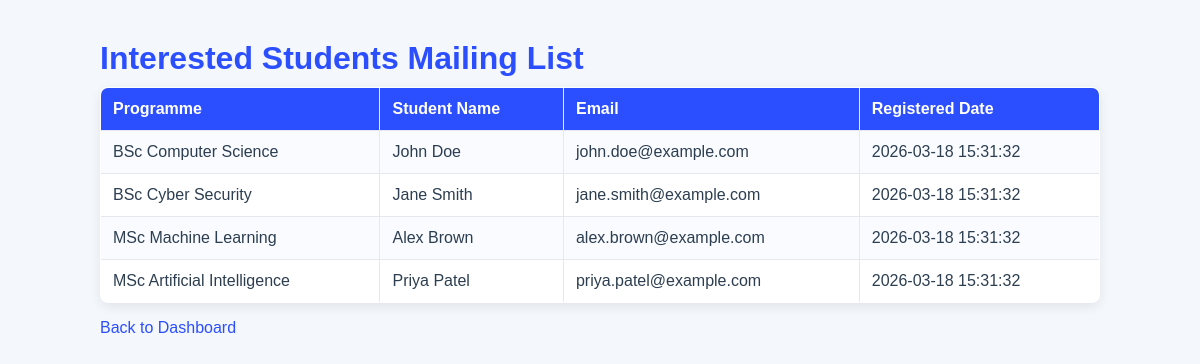
The app's page /admin/students.php (signed in) with its own data.
### tables this page shows
CREATE TABLE InterestedStudents (
    InterestID INT AUTO_INCREMENT PRIMARY KEY,
    ProgrammeID INT NOT NULL,
    StudentName VARCHAR(100) NOT NULL,
    Email VARCHAR(255) NOT NULL,
    RegisteredAt TIMESTAMP DEFAULT CURRENT_TIMESTAMP,
    FOREIGN KEY (ProgrammeID) REFERENCES Programmes(ProgrammeID) ON DELETE CASCADE
);

CREATE TABLE Programmes (
    ProgrammeID INTEGER PRIMARY KEY AUTO_INCREMENT,
    ProgrammeName TEXT NOT NULL,
    LevelID INTEGER,
    ProgrammeLeaderID INTEGER,
    Description TEXT,
    Image TEXT,
    FOREIGN KEY (LevelID) REFERENCES Levels(LevelID),
    FOREIGN KEY (ProgrammeLeaderID) REFERENCES Staff(StaffID)
);

### admin/students.php (the view, shortened to what this page needs)
<?php
include '../includes/db.php';
$sql = "SELECT
        i.StudentName,
        i.Email,
        i.RegisteredAt,
        p.ProgrammeName
        FROM InterestedStudents i
        JOIN Programmes p ON i.ProgrammeID = p.ProgrammeID
        ORDER BY i.RegisteredAt DESC";
$result = $conn->query($sql);
?>
<!DOCTYPE html>
<html lang="en">
<head>
    <link rel="stylesheet" href="../assets/css/style.css">
</head>
<body>
<div class="page-container">
    <h1>Interested Students Mailing List</h1>
    <table border="1" cellpadding="10">
        <tr>
            <th>Programme</th>
            <th>Student Name</th>
            <th>Email</th>
            <th>Registered Date</th>
        </tr>
        <?php if ($result->num_rows > 0): ?>
            <?php while ($row = $result->fetch_assoc()): ?>
                <tr>
                    <td><?php echo htmlspecialchars($row['ProgrammeName']); ?></td>
                    <td><?php echo htmlspecialchars($row['StudentName']); ?></td>
                    <td><?php echo htmlspecialchars($row['Email']); ?></td>
                    <td><?php echo htmlspecialchars($row['RegisteredAt']); ?></td>
                </tr>
            <?php endwhile; ?>
        <?php endif; ?>
    </table>
    <p><a href="dashboard.php">Back to Dashboard</a></p>
</div>
</body>
</html>

### assets/css/style.css (style rules this page uses)
body { font-family: Arial, sans-serif; margin: 40px; background-color: #f4f7fb; color: #2c3e50; }
.page-container { max-width: 1000px; margin: 0 auto; }
h1 { color: #2b4eff; margin-bottom: 10px; }
a { color: #2b4eff; text-decoration: none; font-weight: 500; }
table { border-collapse: collapse; width: 100%; background: white; border-radius: 8px; overflow: hidden; box-shadow: 0 4px 12px rgba(0, 0, 0, 0.08); }
th { background: #2b4eff; color: white; text-align: left; }
th, td { padding: 12px; border: 1px solid #e5e9ef; }
tr:nth-child(even) { background-color: #f9fbff; }

### records on screen
interestedstudents: ProgrammeID.ProgrammeName "BSc Computer Science", StudentName "John Doe", Email "john.doe@example.com", RegisteredAt "2026-03-18 15:31:32"
interestedstudents: ProgrammeID.ProgrammeName "BSc Cyber Security", StudentName "Jane Smith", Email "jane.smith@example.com", RegisteredAt "2026-03-18 15:31:32"
interestedstudents: ProgrammeID.ProgrammeName "MSc Machine Learning", StudentName "Alex Brown", Email "alex.brown@example.com", RegisteredAt "2026-03-18 15:31:32"
interestedstudents: ProgrammeID.ProgrammeName "MSc Artificial Intelligence", StudentName "Priya Patel", Email "priya.patel@example.com", RegisteredAt "2026-03-18 15:31:32"
